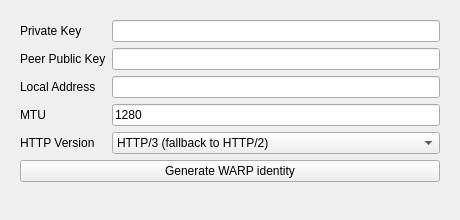
<?xml version="1.0" encoding="UTF-8"?>
<ui version="4.0">
 <class>EditMasque</class>
 <widget class="QWidget" name="EditMasque">
  <property name="geometry">
   <rect>
    <x>0</x>
    <y>0</y>
    <width>460</width>
    <height>220</height>
   </rect>
  </property>
  <property name="windowTitle">
   <string notr="true">EditMasque</string>
  </property>
  <layout class="QHBoxLayout" name="horizontalLayout">
   <item>
    <widget class="QWidget" name="widget" native="true">
     <layout class="QFormLayout" name="formLayout">
      <item row="0" column="0">
       <widget class="QLabel" name="private_key_l">
        <property name="toolTip">
         <string>Base64 DER of the enrolled ECDSA P-256 key; it signs the TLS client certificate.</string>
        </property>
        <property name="text">
         <string>Private Key</string>
        </property>
        <property name="buddy">
         <cstring>private_key</cstring>
        </property>
       </widget>
      </item>
      <item row="0" column="1">
       <widget class="QLineEdit" name="private_key"/>
      </item>
      <item row="1" column="0">
       <widget class="QLabel" name="peer_public_key_l">
        <property name="toolTip">
         <string>Base64 DER of the server's public key. When set, it pins the server certificate, even with Allow insecure.</string>
        </property>
        <property name="text">
         <string>Peer Public Key</string>
        </property>
        <property name="buddy">
         <cstring>peer_public_key</cstring>
        </property>
       </widget>
      </item>
      <item row="1" column="1">
       <widget class="QLineEdit" name="peer_public_key"/>
      </item>
      <item row="2" column="0">
       <widget class="QLabel" name="address_l">
        <property name="toolTip">
         <string>Comma separated list of the tunnel's own addresses, e.g. 172.16.0.2/32,2606:4700::1/128</string>
        </property>
        <property name="text">
         <string>Local Address</string>
        </property>
        <property name="buddy">
         <cstring>address</cstring>
        </property>
       </widget>
      </item>
      <item row="2" column="1">
       <widget class="QLineEdit" name="address"/>
      </item>
      <item row="3" column="0">
       <widget class="QLabel" name="mtu_l">
        <property name="text">
         <string>MTU</string>
        </property>
        <property name="buddy">
         <cstring>mtu</cstring>
        </property>
       </widget>
      </item>
      <item row="3" column="1">
       <widget class="QLineEdit" name="mtu">
        <property name="text">
         <string notr="true">1280</string>
        </property>
       </widget>
      </item>
      <item row="4" column="0">
       <widget class="QLabel" name="http_version_l">
        <property name="toolTip">
         <string>HTTP/3 runs over UDP; HTTP/2 runs over TLS on TCP and works where UDP is blocked.</string>
        </property>
        <property name="text">
         <string>HTTP Version</string>
        </property>
        <property name="buddy">
         <cstring>http_version</cstring>
        </property>
       </widget>
      </item>
      <item row="4" column="1">
       <widget class="QComboBox" name="http_version">
        <property name="toolTip">
         <string>HTTP/3 runs over UDP; HTTP/2 runs over TLS on TCP and works where UDP is blocked.</string>
        </property>
        <item>
         <property name="text">
          <string>HTTP/3 (fallback to HTTP/2)</string>
         </property>
        </item>
        <item>
         <property name="text">
          <string>HTTP/3 only</string>
         </property>
        </item>
        <item>
         <property name="text">
          <string notr="true">HTTP/2</string>
         </property>
        </item>
       </widget>
      </item>
      <item row="5" column="0" colspan="2">
       <widget class="QPushButton" name="warp_autogen">
        <property name="toolTip">
         <string>Register a new Cloudflare WARP device for MASQUE and fill the key, address and server fields.</string>
        </property>
        <property name="text">
         <string>Generate WARP identity</string>
        </property>
       </widget>
      </item>
     </layout>
    </widget>
   </item>
  </layout>
 </widget>
 <tabstops>
  <tabstop>private_key</tabstop>
  <tabstop>peer_public_key</tabstop>
  <tabstop>address</tabstop>
  <tabstop>mtu</tabstop>
  <tabstop>http_version</tabstop>
  <tabstop>warp_autogen</tabstop>
 </tabstops>
 <resources/>
 <connections/>
</ui>
